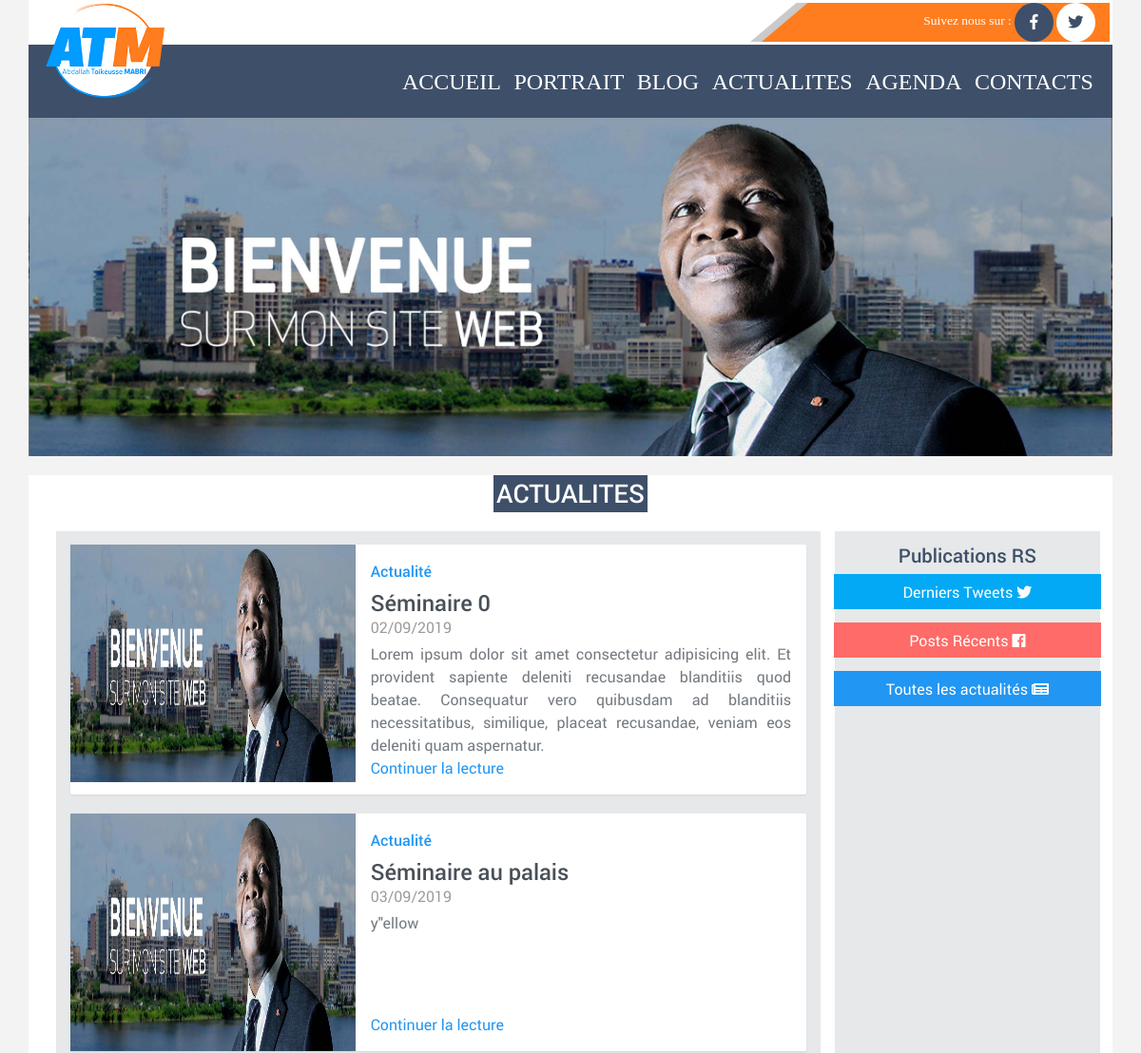
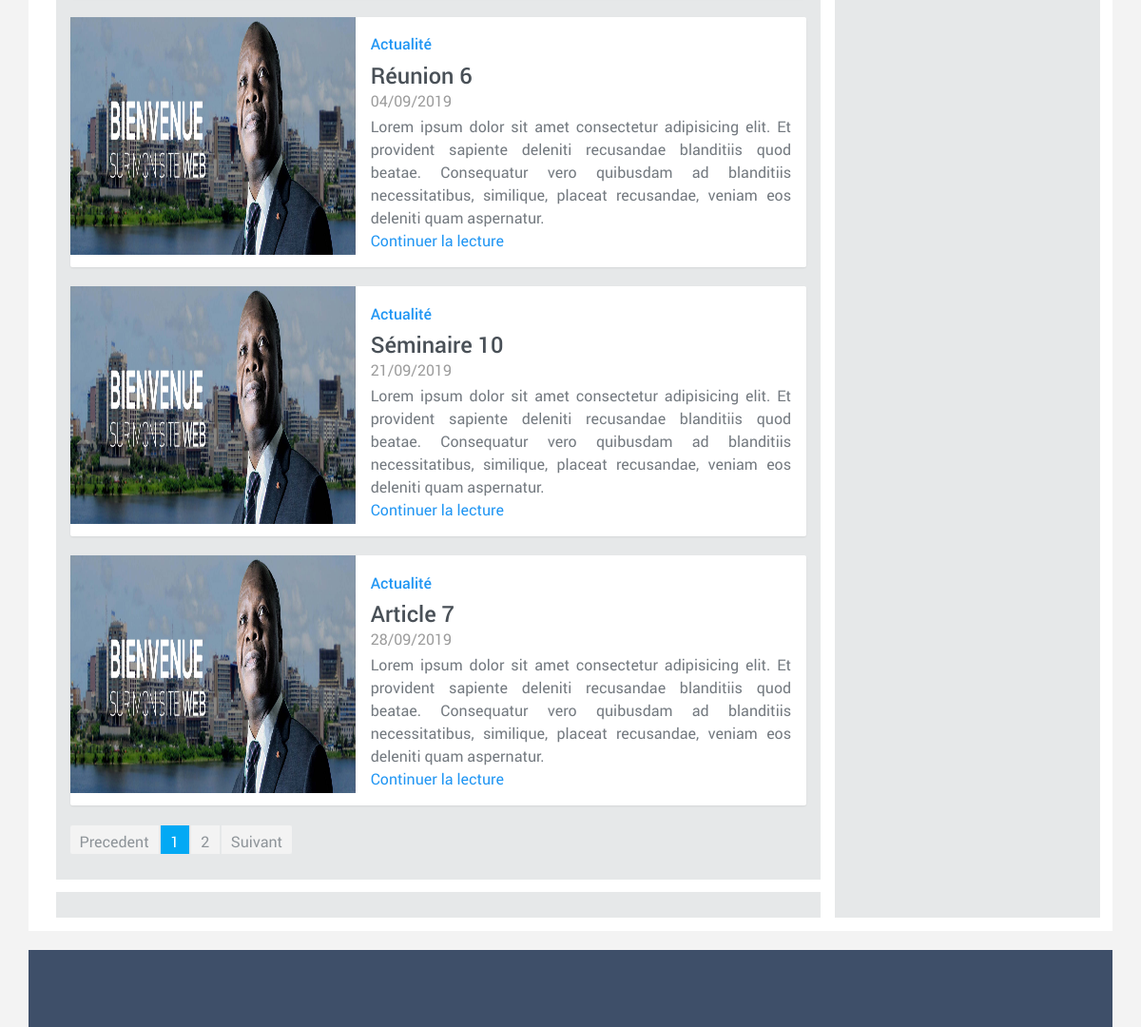
The page /index.php/actualites on the database its author committed (2 pictures, top to bottom).
### tables this page shows
create table if not exists `article` (
  id int not null unique auto_increment,
  titre varchar(100) not null,
  contenu TEXT not null,
  date_creation date not null,
  date_pub date,
  periode_pub_debut date,
  periode_pub_fin date,
  lien_img varchar(200) not null,
  etat varchar(50) not null,
  user varchar(50) not null,
  primary key (`id`),
  foreign key(etat) references etat(libelle)  on delete cascade,
  foreign key(user) references user(login)  on delete cascade
);

### application/controllers/Actualites.php (called while the page is built, shortened)
<?php
class Actualites extends CI_Controller
{
    public function index()
    {
        $rep_actualite = $this->get_list_actualite();
        $data['list_article'] = $rep_actualite['list_actualites'];
        $data['nbre_article_total'] = $rep_actualite['nbre_actualite'];
        $nbre_article_par_page = 5;
        $nbre_page = 0;
        $nbre_article_derniere_page = 0;
        if ($data['nbre_article_total']>$nbre_article_par_page) {
            $nbre_page = intval($data['nbre_article_total']/$nbre_article_par_page);
            $reste_division = $data['nbre_article_total']%$nbre_article_par_page;
            if ($reste_division!=0) {
                $nbre_page++;
                $nbre_article_derniere_page = $reste_division;
            }
        } else {
            $nbre_page = 1;
        }
        $data['nbre_article_par_page'] = $nbre_article_par_page;
        $data['nbre_page'] = $nbre_page;
        $data['nbre_article_derniere_page'] = $nbre_article_derniere_page;
        $data['titre_page'] = "ATM";
        $data['page']='actualites';
        $this->load->view('pages/main_layout',$data);
    }
	private function get_list_actualite()
	{
		$this->load->model('chargement_data_model');
	    return $this->chargement_data_model->get_list_actualite_a_jour();
    }
}

### index.php (called while the page is built, shortened)
<?php
require_once BASEPATH.'core/CodeIgniter.php';

### application/helpers/MY_url_helper.php (called while the page is built, shortened)
<?php
if ( ! function_exists('site_url'))
{
    function site_url($uri = '')
	{
	    if( ! is_array($uri))
	    {
	        $uri = func_get_args();
	    }
	    $CI =& get_instance();
	    return $CI->config->site_url($uri);
	}
}
 ?>

### application/models/Chargement_data_model.php (called while the page is built, shortened)
<?php  if ( ! defined('BASEPATH')) exit('No direct script access allowed');
class Chargement_data_model extends CI_Model
{
	public function get_list_actualite_a_jour()
	{
		$datestring = "%Y-%m-%d";
        $time = time();
        $date = mdate($datestring, $time);
		$query = $this->db->query("select * from article where etat='Publier' or (etat='Publier sur une période' and periode_pub_fin>='$date') order by date_pub ASC");
		$infos['list_actualites'] = $query->result_array();
		$infos['nbre_actualite'] = $query->num_rows();
		return $infos;
	}
}

### application/views/pages/actualites.php (the view, shortened to what this page needs)
<div class="container">
    <div class="row">
        <img class="img-fluid" src="<?php echo base_url('assets/img/sliders/slide1.jpg'); ?>" alt="First slide">
    </div>
    <div class="container">
    </div>
    <div class="row bg-white">
        <div class="col-md-12 text-center">
            <h2 class="fb-color title_one text-white p-1">ACTUALITES</h2>
        </div>
    </div>
    <section class="row bg-white">
        <header class="container ">
            <div class="d-flex align-items-center justify-content-center">
                <div class="d-flex flex-column col-md-12 p-3">
                    <div class="row ">
                        <div class="col-md-9 text-justify text_who_is ">
                            <div class="col-md-12 bg_article_liste pt-3 pb-3">
                                <?php
                                if ($nbre_article_total>0) {
                                ?>
                                    <?php
                                    $valeur_finale = -1;
                                    for ($i=1; $i <= $nbre_page; $i++) {
                                    ?>
                                        <div id="<?= 'page_'.$i; ?>" class="row view_page">
                                        <?php
                                        $valeur_initiale = $valeur_finale + 1;
                                        $valeur_finale = $valeur_initiale + ($nbre_article_par_page - 1);
                                        if ($i==$nbre_page) {
                                            $valeur_finale = $nbre_article_total - 1;
                                        }
                                        for ($j=$valeur_initiale; $j <= $valeur_finale; $j++) {
                                        ?>
                                            <div class="col-md-12">
                                              <div class="card flex-md-row mb-4 box-shadow h-md-250">
                                                <img class="card-img-left flex-auto d-none d-md-block" data-src="holder.js/200x250?theme=thumb" alt="Thumbnail [200x250]" style="width: 300px; height: 250px;" src="<?= base_url('assets/img/sliders/slide1.jpg'); ?>" data-holder-rendered="true">
                                                <div class="card-body d-flex flex-column align-items-start">
                                                  <strong class="d-inline-block mb-2 text-primary">Actualité</strong>
                                                  <h3 class="mb-0">
                                                    <a class="text-dark" href="#"><?= $list_article[$j]['titre']; ?></a>
                                                  </h3>
                                                  <div class="mb-1 text-muted"><?= date("d/m/Y",strtotime($list_article[$j]['date_pub'])); ?></div>
                                                  <p class="card-text mb-auto"><?= $list_article[$j]['contenu']; ?></p>
                                                  <a href="<?= site_url('actualites/view/'.$list_article[$j]['id']); ?>">Continuer la lecture</a>
                                                </div>
                                              </div>
                                            </div>
                                        <?php
                                        }
                                        ?>
                                        </div>
                                    <?php
                                    }
                                    ?>
                                    <div id="page">
                                        <ul class="pagination"></ul>
                                    </div>
                                <?php
                                }
                                ?>
                            </div>
                            <div class="col-md-12 bg_article_liste mt-3 pt-3 pb-3">
                            </div>
                        </div>
                        <div class="col-md-3 text-justify text_who_is bg_article_liste p-3">
                            <?php $this->load->view('pages/flux_rs'); ?>
                        </div>
                    </div>
                </div>
            </div>
        </header>
    </section>
    <div class="clearfix">
    </div>
</div>

### application/views/pages/main_layout.php (shortened to what this page needs)
<!DOCTYPE html>
<html lang="en">
<head>
    <link rel="stylesheet" href="<?php echo base_url('assets/calendar/calendar-style.css'); ?>">
    <link rel="stylesheet" href="<?php echo base_url('assets/css/style.css'); ?>">
    <link rel="stylesheet" href="<?php echo base_url('assets/fonts/Apex/style.css'); ?>">
    <link rel="stylesheet" href="<?php echo base_url('assets/vendors/bower_components/fontawesome/css/all.css'); ?>">
    <link rel="stylesheet" href="<?php echo base_url('assets/css/app.min.css'); ?>">
    <link rel="stylesheet" type="text/css"  media="screen" href="<?php echo base_url('assets/scripts_add/css/slider-pro.min.css'); ?>"/>
    <link rel="stylesheet" type="text/css"  href="<?php echo base_url('assets/scripts_add/css/examples.css'); ?>"/>
</head>
<body data-ma-theme="">
    <main class="main">
        <div class="container bg-white">
            <div class="row bg-white p-1">
                <div class="col-md-8">
                    <img src="<?php echo base_url('assets/img/LOGO-ATM.png'); ?>" class="logo_officiel_ATM" id="logo_ATM" alt="">
                </div>
                <div class="col-md-4 follow text-white">
                    <div class="right">
                        <span class="follow_me"> Suivez nous sur :</span>
                        <a href="https://www.facebook.com/mabritoikeusse/" target="_blank">
                            <button class="btn fb-color btn--icon text-white"><i class="fab fa-facebook-f"></i></button>
                        </a>
                        <a href="https://twitter.com/atmabri" target="_blank">
                            <button class="btn bg-white btn--icon tw-color"><i class="fab fa-twitter"></i></button>
                        </a>
                    </div>
                </div>
            </div>
            <div class="row fb-color text-white">
                <nav class="navbar navbar-expand-lg fb-color  navbar-light text-white  container-fluid">
                    <div class="collapse navbar-collapse  " id="navbarSupportedContent">
                        <ul class="navbar-nav ml-auto  ">
                            <li class="nav-item active">
                                <a class="nav-link menu_p" href="<?php echo site_url('accueil') ?>">ACCUEIL </span></a>
                            </li>
                            <li class="nav-item active">
                                <a class="nav-link menu_p" href="<?php echo site_url('portrait') ?>">PORTRAIT </span></a>
                            </li>
                            <li class="nav-item active">
                                <a class="nav-link menu_p" href="<?php echo site_url('blog') ?>">BLOG </span></a>
                            </li>
                            <li class="nav-item active">
                                <a class="nav-link menu_p" href="<?php echo site_url('actualites') ?>">ACTUALITES </span></a>
                            </li>
                            <li class="nav-item active">
                                <a class="nav-link menu_p" href="<?php echo site_url('agenda') ?>">AGENDA </span></a>
                            </li>
                            <li class="nav-item active">
                                <a class="nav-link menu_p" href="<?php echo site_url('contacts') ?>">CONTACTS </span></a>
                            </li>
                        </ul>
                    </div>
                </nav>
            </div>
        </div>
        <?php $this->load->view('pages/'.$page); ?>
    </main>
    <div class="container">
        <div class="row fb-color p-5">
        </div>
    </div>
</body>
</html>

### application/views/pages/flux_rs.php
<h4 class="text-center tw-color">Publications RS</h4>
<div class="row">
    <div class="col-md-12 bg-info h-100 p-2 text-white text-center">
        Derniers Tweets <i class="fab fa-twitter"></i>
    </div>
    <div class="col-md-12 bg-danger h-100 p-2 text-white text-center mt-3">
        Posts Récents <i class="fab fa-facebook"></i>
    </div>
    <div class="col-md-12 bg-blue h-100 p-2 text-white text-center mt-3">
        Toutes les actualités <i class="fas fa-newspaper"></i>
    </div>
</div>

### assets/css/style.css (style rules this page uses)
li.nav-item { font-size: 500px; }
li.nav-item a { font-family: "ApexNew-Medium"; font-size: 200px; }
.logo_officiel_ATM { z-index: 1; width: 125px; height: 100px; left:10; position: absolute; margin-bottom:95px; }
body { font-family: 'ApexNew-Book'; }
h2 { font-family: 'ApexNew-Medium'; }
.follow { background: url("../img/rect_follow_me.png") no-repeat; font-family: 'ApexNew-Book'; }
.right { text-align: right }
.fb-color { background: #3e4f69; }
.tw-color { color: #3e4f69; }
.title_one { display: inline-block; color: #cdeafc !important; }
.text_who_is { font-size: 16px; }
.bg_article_liste { background: #e6e8e9; }
@media screen and (max-width: 1357px) { .follow { background: url("../img/rect_follow_me.png") no-repeat; background-size: 100% 100%; } }
@media (min-width: 304px) { .navbar-expand-lg .navbar-nav .menu_p { padding-right: .5rem; padding-left: .5rem; font-size: 16px; color: white !important; } }
@media (min-width: 576px) { .navbar-expand-lg .navbar-nav .menu_p { padding-right: .5rem; padding-left: .5rem; font-size: 18px; color: white !important; } }
@media (min-width: 768px) { .navbar-expand-lg .navbar-nav .menu_p { padding-right: .5rem; padding-left: .5rem; font-size: 20px; color: white !important; } }
@media (min-width: 992px) { .navbar-expand-lg .navbar-nav .menu_p { padding-right: .5rem; padding-left: .5rem; font-size: 22px; color: white !important; } }
@media (min-width: 1200px) { .navbar-expand-lg .navbar-nav .menu_p { padding-right: .5rem; padding-left: .5rem; font-size: 24px; color: white !important; } }

### rows shown on the page
article: titre "Séminaire 0", date_pub "02/09/2019", contenu "Lorem ipsum dolor sit amet consectetur adipisicing elit. Et provident sapiente deleniti recusandae blanditiis quod beatae. Consequatur vero quibusdam ad blanditiis necessitatibus, similique, placeat recusandae, veniam eos deleniti quam aspernatur."
article: titre "Séminaire au palais", date_pub "03/09/2019", contenu "y\"ellow"
article: titre "Réunion 6", date_pub "04/09/2019", contenu "Lorem ipsum dolor sit amet consectetur adipisicing elit. Et provident sapiente deleniti recusandae blanditiis quod beatae. Consequatur vero quibusdam ad blanditiis necessitatibus, similique, placeat recusandae, veniam eos deleniti quam aspernatur."
article: titre "Séminaire 10", date_pub "21/09/2019", contenu "Lorem ipsum dolor sit amet consectetur adipisicing elit. Et provident sapiente deleniti recusandae blanditiis quod beatae. Consequatur vero quibusdam ad blanditiis necessitatibus, similique, placeat recusandae, veniam eos deleniti quam aspernatur."
article: titre "Article 7", date_pub "28/09/2019", contenu "Lorem ipsum dolor sit amet consectetur adipisicing elit. Et provident sapiente deleniti recusandae blanditiis quod beatae. Consequatur vero quibusdam ad blanditiis necessitatibus, similique, placeat recusandae, veniam eos deleniti quam aspernatur."
